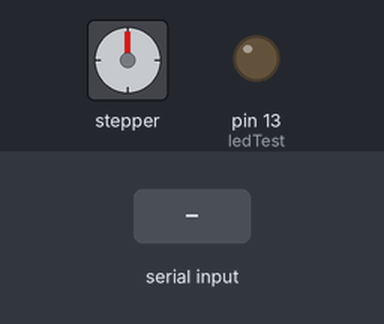
A sketch run on a simulated Arduino Uno, built with avr-gcc and run on an emulated ATmega328P. Shown: stepper motor, output pins drawn as LEDs (lit = HIGH). Inputs (shaded band) come from the test bench. Stepper angles assume 2048 steps per turn; what the sketch prints to the serial monitor is not drawn.

Above: at 1.2 s.
1.3 s: "90,45\n" received over Serial
At 4.1 s:
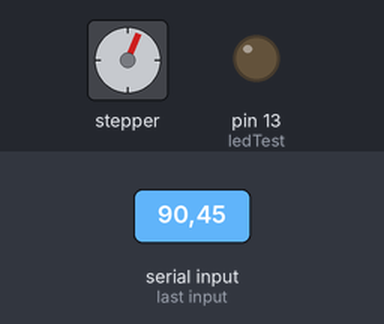
4.3 s: "30,150\n" received over Serial
At 7.2 s:
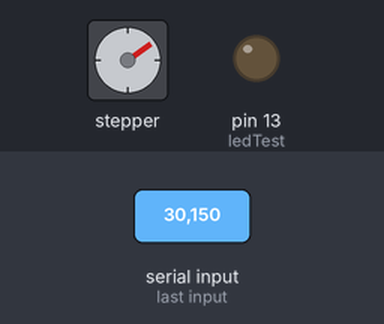
7.3 s: "200\n" received over Serial
At 10.1 s:
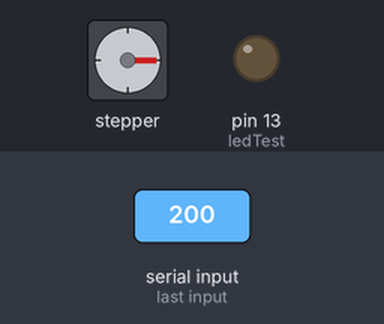
10.3 s: "90\n" received over Serial
At 11.9 s:
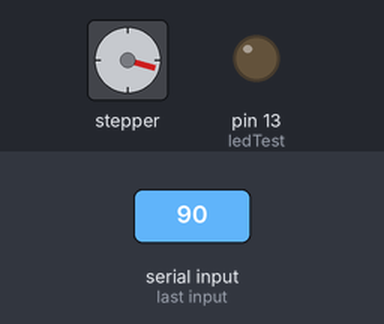
13.3 s: "90,45\n" received over Serial
At 16.1 s:
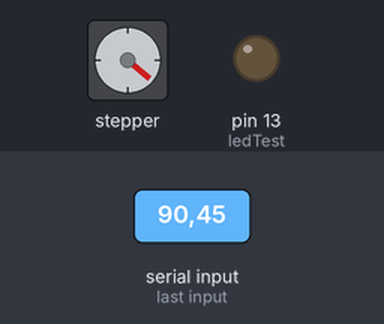
16.3 s: "30,150\n" received over Serial
At 20.0 s:
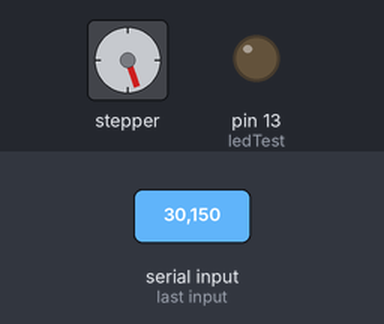
Timing chart, 0 to 20.3 s (numbered marks = the images above; inputs shaded):
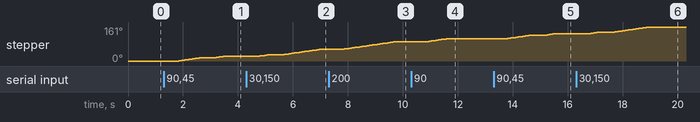

Measured:
- after the input at 1.3 s, stepper: turns 15° clockwise in 0.75 s, then 8° clockwise in 0.38 s
- after the input at 7.3 s, stepper: turns 35° clockwise in 1.8 s, starting after 0.52 s
- after the input at 10.3 s, stepper: turns 16° clockwise in 0.81 s, starting after 0.52 s
- after the input at 13.3 s, stepper: turns 16° clockwise in 0.81 s, then 8° clockwise in 0.38 s

The sketch:

Control_red_motor.ino
```cpp
//Código para el Control de la red de difracción del Monocromador
int ledTest = 13;
//
// Include the Stepper library:
#include <Stepper.h>

// Define number of steps per revolution:
const int stepsPerRevolution = 64; //Steps per revolution for 28-BYJ48 stepper motor

// Initialize the stepper library on pins 8 through 11:
Stepper myStepper = Stepper(stepsPerRevolution, 8, 9, 10, 11);

void setup() {
  //apagar led 13
  pinMode(ledTest, OUTPUT);
  digitalWrite(ledTest, LOW);
  //open up the serial port
  Serial.begin(115200);
  // Set the motor speed (RPMs):
  myStepper.setSpeed(100);
}

void loop() {

  while (Serial.available() > 0) {

    int steps = Serial.parseInt();
    delay(500);
    Serial.write(steps);
    //Serial.print(steps);
    myStepper.step(steps);
    }

}
```
